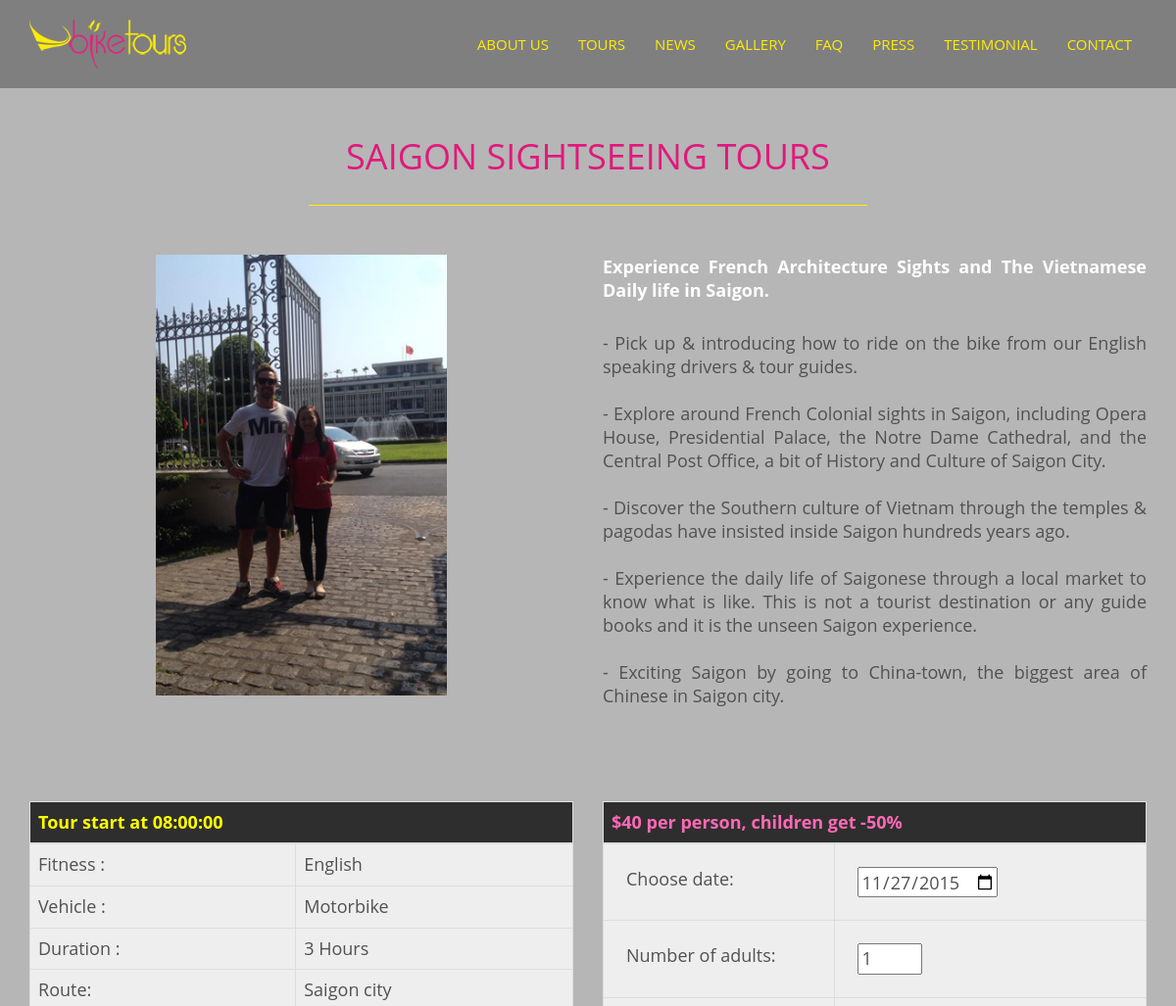
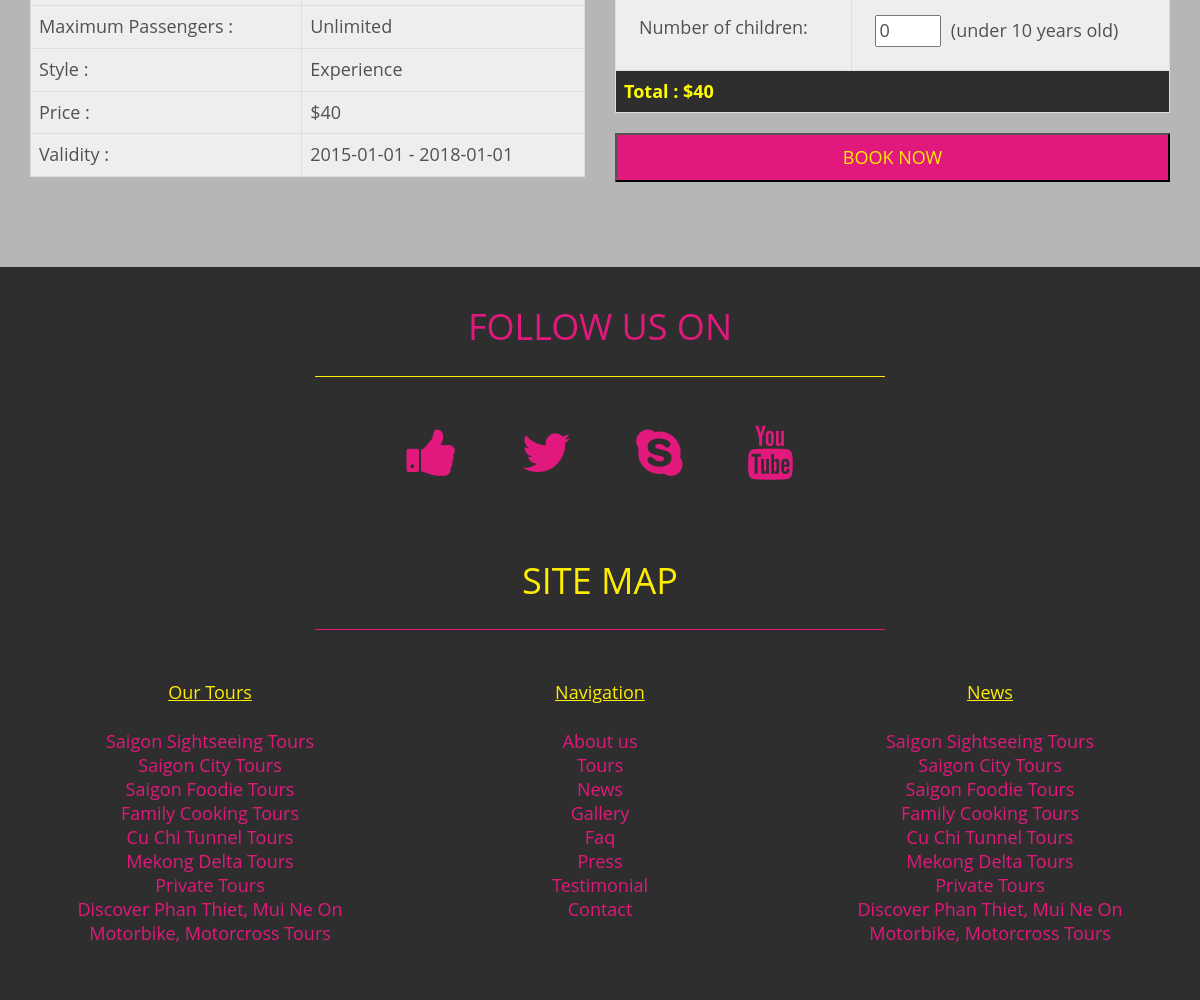
The page /index.php?page=tour&tour_id=1 on the database its author committed (2 pictures, top to bottom).
### tables this page shows
CREATE TABLE IF NOT EXISTS `tour` (
  `id` int(10) unsigned NOT NULL AUTO_INCREMENT,
  `name` varchar(500) NOT NULL,
  `summary` varchar(500) NOT NULL,
  `description` varchar(5000) NOT NULL,
  `fitness` varchar(500) NOT NULL,
  `vehicle` varchar(500) NOT NULL,
  `duration` varchar(500) NOT NULL,
  `style` varchar(500) NOT NULL,
  `route` varchar(5000) NOT NULL,
  `nb_passenger_max` int(11) NOT NULL,
  `price` double NOT NULL,
  `start_time` time NOT NULL,
  `validity_start` date NOT NULL,
  `validity_end` date NOT NULL,
  `picture` varchar(5000) NOT NULL,
  PRIMARY KEY (`id`),
  KEY `id` (`id`)
);

### View/tour.php (called while the page is built)
<?php
include 'View/header.php';
include 'View/sections/tour_section.php';
include 'View/footer.php';
?>

### Controller/tour_ctl.php (called while the page is built)
<?php
$tour_dao=new TourDAO($db);
$id_tour=$_GET['tour_id'];
$tour=$tour_dao->get($id_tour);
include 'View/tour.php';
?>

### Model/Classes/DAO/TourDAO.php (called while the page is built, shortened)
<?php
class TourDAO
{
  private $_db;
  public function get($id)
  {
    $id = (int) $id;
    $query = $this->_db->query('SELECT * FROM tour WHERE id = '.$id);
    $tour_datas = $query->fetch(PDO::FETCH_ASSOC);
    return new Tour($tour_datas);
  }
  public function getList()
  {
    $tours = [];
    $query = $this->_db->query('SELECT * FROM tour ORDER BY id');
    if($query!=null){
    while ($datas = $query->fetch(PDO::FETCH_ASSOC))
    {
      $tours[] = new Tour($datas);
    }
    }
    return $tours;
  }
  public function setDb(PDO $db)
  {
    $this->_db = $db;
  }
}
?>

### Model/Classes/Tour.php (called while the page is built, shortened)
<?php
class Tour {
	private $_id;
	private $_name;
	private $_summary;
	private $_description;
	private $_fitness;
	private $_vehicle;
	private $_duration;
	private $_style;
	private $_route;
	private $_nb_passenger_max;
	private $_price;
	private $_start_time;
	private $_validity_start;
	private $_validity_end;
	private $_picture;
	public function hydrate(array $tour)
	{
		foreach ($tour as $key => $value)
		{
			$method = 'set_'.ucfirst($key);
		}
	}
	public function get_id() {
		return $this->_id;
	}
	public function get_name() {
		return $this->_name;
	}
	public function get_summary() {
		return $this->_summary;
	}
	public function get_description() {
		return $this->_description;
	}
	public function get_fitness() {
		return $this->_fitness;
	}
	public function get_vehicle() {
		return $this->_vehicle;
	}
	public function get_duration() {
		return $this->_duration;
	}
	public function get_style() {
		return $this->_style;
	}
	public function get_route() {
		return $this->_route;
	}
	public function get_nb_passenger_max() {
		return $this->_nb_passenger_max;
	}
	public function get_price() {
		return $this->_price;
	}
	public function get_start_time() {
		return $this->_start_time;
	}
	public function get_validity_start() {
		return $this->_validity_start;
	}
	public function get_validity_end() {
		return $this->_validity_end;
	}
	public function get_picture() {
		return $this->_picture;
	}
	public function set_id($id) {
		$this->_id = $id;
	}
	public function set_name($name) {
		$this->_name = $name;
	}
	public function set_summary($summary) {
		$this->_summary = $summary;
	}
	public function set_description($description) {
		$this->_description = $description;
	}
	public function set_fitness($fitness) {
		$this->_fitness = $fitness;
	}
	public function set_vehicle($vehicle) {
		$this->_vehicle = $vehicle;
	}
	public function set_duration($duration) {
		$this->_duration = $duration;
	}
	public function set_style($style) {
		$this->_style = $style;
	}
	public function set_route($route) {
		$this->_route = $route;
	}
	public function set_nb_passenger_max($nb_passenger_max) {
		$this->_nb_passenger_max = $nb_passenger_max;
	}
	public function set_price($price) {
		$this->_price = $price;
	}
	public function set_start_time($start_time) {
		$this->_start_time = $start_time;
	}
	public function set_validity_start($validity_start) {
		$this->_validity_start = $validity_start;
	}
	public function set_validity_end($validity_end) {
		$this->_validity_end = $validity_end;
	}
	public function set_picture($picture) {
		$this->_picture = $picture;
	}
}
?>

### View/tour_infos.php (the view)
<div id="tour_infos" class="col-xs-12 col-md-11 col-lg-6">
	<div>
		<table id="table_infos_tour" class="table table-bordered">
			<thead>
				<th colspan="2">Tour start at <?php echo $tour->get_start_time();?></th>
			</thead>
			<tbody>
				<tr>
					<td>Fitness :</td>
					<td><?php echo $tour->get_fitness ();?></td>
				</tr>
				<tr>
					<td>Vehicle :</td>
					<td><?php echo $tour->get_vehicle ();?></td>
				</tr>
				<tr>
					<td>Duration :</td>
					<td><?php echo $tour->get_duration ();?></td>
				</tr>
				<tr>
					<td>Route:</td>
					<td><?php echo $tour->get_route ();?></td>
				</tr>
				<tr>
					<td>Maximum Passengers :</td>
					<td><?php
					if ($tour->get_nb_passenger_max () != 0)
						echo $tour->get_nb_passenger_max ();
					else
						echo "Unlimited";?>
					</td>
				</tr>
				<tr>
					<td>Style :</td>
					<td><?php echo $tour->get_style ();?></td>
				</tr>
				<tr>
					<td>Price :</td>
					<td><?php echo "$".$tour->get_price ();?></td>
				</tr>
				<tr>
					<td>Validity :</td>
					<td><?php echo $tour->get_validity_start () . " - " . $tour->get_validity_end ();?></td>
				</tr>
			</tbody>
		</table>
	</div>
</div>

### View/sections/tour_section.php (shortened to what this page needs)
<section id="tour" style="padding-top: 140px;">
	<div class="container">
		<div class="row">
			<div class="sec-title text-center wow animated fadeInDown">
				<h2> <?php echo $tour -> get_name();?> </h2>
			</div>
			<div id="image_tour" class="col-xs-12 col-md-11 col-lg-6">
				<img id="image_tour" alt="<?php echo $tour->get_picture();?>"
					src="img/uploads/tours/<?php echo str_replace(" ", "_",$tour->get_name());?>/<?php echo $tour->get_picture ();?>" />
			</div>
			<div id="summary_tour" class="col-xs-12 col-md-11 col-lg-6">
				<?php
				echo "<b>" . $tour->get_summary () . "</b>";
				?>
			</div>
			<div id="description_tour" class="col-xs-12 col-md-11 col-lg-6">
				<?php
				echo str_replace ( "\n- ", "<BR/><BR/>- ", $tour->get_description () ) . "<BR/><BR/>";
				?>
			</div>
				<?php include 'View/tour_infos.php';?>
				<?php include 'View/booking_form.php';?>
		</div>
	</div>
</section>

### View/booking_form.php (shortened to what this page needs)
<div id="booking" class="col-xs-12 col-md-11 col-lg-6">
	<form method="post" action="index.php?page=cart&action=add">
		<div>
			<table id="table_booking_tour" class="table table-bordered">
				<thead>
					<th colspan="2">$<?php echo $tour->get_price()?> per person, children get -50%</th>
				</thead>
				<tbody>
					<tr>
						<td>Choose date:</td>
						<td><input id="booking_date" name="booking_date" type="date" required="required" value="<?php echo date("Y-m-d");?>" min="<?php echo date("Y-m-d");?>" max="2099-12-31"/></td>
					</tr>
					<tr>
						<td>Number of adults:</td>
						<td><input type="number" id="booking_nb_adults" name="booking_nb_adults" value="1" min="1" max="50" required="required"> </td>
					</tr>
					<tr>
						<td>Number of children:</td>
						<td><input type="number" id="booking_nb_children" name="booking_nb_children" value="0" min="0" max="50"> &nbsp;(under 10 years old)</td>
					</tr>
				</tbody>
				<tfoot>
					<th id="validation_booking" colspan="2">Total :<?php echo " $".$tour->get_price()?></th>
				</tfoot>
			</table>
		</div>
		<button id="submit_booking" name="submit_booking" type="submit"
			class=" btn-pink btn-effect col-xs-12 ">BOOK
			NOW</button>
	</form>
</div>

### View/footer.php (shortened to what this page needs)
</main>
<footer id="footer">
<section id="follow_us_section">
		<div class="container">
			<div class="row" >
				<div class="sec-title text-center wow animated fadeInDown">
					<h2> Follow Us On</h2>
				</div>
				<div id="footer-social" class="footer-social">
					<ul class="footer_list">
						<li class="wow animated zoomIn"><a href="#"><i class="fa fa-thumbs-up fa-3x"></i></a></li>
						<li class="wow animated zoomIn" data-wow-delay="0.4s"><a href="#"><i class="fa fa-twitter fa-3x"></i></a></li>
						<li class="wow animated zoomIn" data-wow-delay="0.8s"><a href="#"><i class="fa fa-skype fa-3x"></i></a></li>
						<li class="wow animated zoomIn" data-wow-delay="1.2s"><a href="#"><i class="fa fa-youtube fa-3x"></i></a></li>
				</ul>
			</div>
</section>
<section id="site_map_section" class="parallax">
<div class="container">
	<div class="row" >
		<div class="sec-title text-center wow animated fadeInDown">
			<h2>SITE MAP</h2>
		</div>
		<div id="tourlinks" class="links col-lg-4 col-md-4 col-xs-12">
				<li><a href="index.php#tours_section" style="text-decoration: underline; color: #feec02;">Our Tours</a></li>
				<p><br/></p>
				<?php
					$tour_dao = new TourDAO($db);
					$tours_list=$tour_dao->getList();
					foreach ( $tours_list as $tour ) {
				?>
				<li><a href="index.php?page=tour&tour_id=<?php echo $tour->get_id() ?>">
				<?php
					echo $tour->get_name () ;
				?>
				</a></li>
				<?php }?>
		</div>
		<div id="navlinks"class="links col-lg-4 col-md-4 col-xs-12">
			<li><a href="#" style="text-decoration: underline; color: #feec02;">Navigation</a></li>
			<p><br/></p>
			<li><a href="index.php#about">About us</a></li>
			<li><a href="index.php#tours_section">Tours</a></li>
			<li><a href="index.php#news">News</a></li>
			<li><a href="index.php#gallery">Gallery</a></li>
			<li><a href="index.php#faq">Faq</a></li>
			<li><a href="index.php#press">Press</a></li>
			<li><a href="index.php#testimonials">Testimonial</a></li>
			<li><a href="index.php#contact">Contact</a></li>
		</div>
		<div id="newslinks"class="links col-lg-4 col-md-4 col-xs-12">
				<li><a href="index.php#news" style="text-decoration: underline; color: #feec02;">News</a></li>
				<p><br/></p>
				<?php
					foreach ( $tours_list as $tour ) {
				?>
				<li><a href="index.php?page=tour&tour_id=<?php echo $tour->get_id() ?>">
				<?php
					echo $tour->get_name () ;
				?>
				</a></li>
				<?php }?>
		</div>
	</div>
</div>
</section>
</footer>
</body>
</html>

### View/css/main.css (style rules this page uses)
body { background-color: #b6b6b6; font-family: 'Open Sans', sans-serif; line-height: 24px; font-size: 18px; color: #515151; }
figure, p, address { margin: 0; }
p { line-height: 25px; }
a { color: #E1197C; -webkit-transition: all 0.3s ease-out 0s; -moz-transition: all 0.3s ease-out 0s; -ms-transition: all 0.3s ease-out 0s; -o-transition: all 0.3s ease-out 0s; transition: all 0.3s ease-out 0s; }
a, a:hover, a:focus, .btn:focus { text-decoration:inherit; outline: none; }
h1, h2, h3, h4, h5, h6, .h1, .h2, .h3, .h4, .h5, .h6 { font-family: 'Open Sans', sans-serif; color: #2e2e2e; }
main > section { padding: 70px 0; }
.btn-pink { background-color: #E1197C; box-shadow: 0 -2px 0 rgba(0, 0, 0, 0.15) inset; padding: 15px 55px; color: #FEEC02; line-height: 15px; }
.btn-effect { vertical-align: middle; box-shadow: 0 0 1px rgba(0, 0, 0, 0); position: relative; display: inline-block; -webkit-transform: translateZ(0); -moz-transform: translateZ(0); -ms-transform: translateZ(0); -o-transform: translateZ(0); transform: translateZ(0); -webkit-backface-visibility: hidden; -moz-backface-visibility: hidden; backface-visibility: hidden; -webkit-transition-property: color; -moz-transition-property: color; -ms-transition-property: color; transition-property: color; -webkit-transition-duration: 0.3s; -moz-transition-duration: 0.3s; -ms-transition-duration: 0.3s; transition-duration: 0.3s; -moz-osx-font-smoothing: grayscale; }
.btn-effect:before { content: ""; position: absolute; z-index: -1; top: 0; left: 0; right: 0; bottom: 0; background: #FF69B4; -webkit-transform: scaleX(0); -moz-transform: scaleX(0); -ms-transform: scaleX(0); transform: scaleX(0); -webkit-transform-origin: 0 50%; -moz-transform-origin: 0 50%; -ms-transform-origin: 0 50%; transform-origin: 0 50%; -webkit-transition-property: transform; -moz-transition-property: transform; -ms-transition-property: transform; transition-property: transform; -webkit-transition-duration: 0.3s; -moz-transition-duration: 0.3s; -ms-transition-duration: 0.3s; transition-duration: 0.3s; -webkit-transition-timing-function: ease-out; -moz-transition-timing-function: ease-out; -ms-transition-timing-function: ease-out; transition-timing-function: ease-out; }
.sec-title { margin-bottom: 50px; padding: 0 15px; }
.sec-title h2 { font-size: 36px; margin: 0 0 30px; padding-bottom: 30px; position: relative; text-transform: uppercase; color: #E1197C; }
.sec-title h2:after { border-bottom: 1px solid #FEEC02; content: ""; display: block; left: 25%; bottom: 0; position: absolute; width: 50%; }
.parallax { background-attachment: fixed; background-position: center top; background-repeat: no-repeat; background-size: cover; }
.parallax h2 { color: #FEEC02; }
.parallax h2:after { border-bottom: 1px solid #E1197C; }
#footer { background-color: #2E2E2E; padding: 40px 0 40px; color: #fff; }
#footer .links { padding-bottom: 15px; }
#follow_us_section { padding-bottom: 70px; }
#footer li { list-style-type: none; text-align: center; }
#footer-social { width: 50%; margin-left: 25%; }
.footer-social ul { padding: 0 30px; text-align: center; }
.footer-social ul li { display: inline-block; margin: 0 30px; text-align: center; }

### View/css/tour.css (style rules this page uses)
#tour .sec-title h2 { color: #E1197C; }
#tour .sec-title h2:after { border-bottom: 1px solid #FEEC02; content: ""; display: block; left: 25%; bottom: 0; position: absolute; width: 50%; }
#image_tour { text-align: center; }
#image_tour>img { vertical-align: middle; max-width: 100%; margin-bottom: 30px; max-height: 450px; }
#description_tour { margin-top: 30px; margin-bottom: 30px; height: 450px; overflow:auto; text-align: justify; }
#summary_tour { max-height: 50px; text-align: justify; color: #FFF; }
#tour th { background-color: #2e2e2e; }
#tour td { background-color: #eee; }
#table_infos_tour th { color: yellow!important; }

### View/css/booking_form.css (style rules this page uses)
#booking_date { height: 31px; }
#table_booking_tour th { color: #FF69B4; }
#table_booking_tour td { padding: 23px; }
#validation_booking { color: yellow!important; }

### View/css/cart.css (style rules this page uses)
#cart_table th, td { padding-left: 10px; padding-right: 10px; }

### rows shown on the page
tour: name "SAIGON SIGHTSEEING TOURS", picture (picture), summary "Experience French Architecture Sights and The Vietnamese Daily life in Saigon.", description "- Pick up & introducing how to ride on the bike from our English speaking drivers & tour guides. - Explore around French Colonial sights in Saigon, including Opera House, Presidential Palace, the Notre Dame Cathedral, and the Central Post Office, a bit of History and Culture of Saigon City. - Discover the Southern culture of Vietnam through the temples & pagodas have insisted inside Saigon hundreds years ago. - Experience the daily life of Saigonese through a local market to know what is like. This is not a tourist destination or any guide books and it is the unseen Saigon experience. - Exciting Saigon by going to China-town, the biggest area of Chinese in Saigon city.", start_time "08:00:00", fitness "English", vehicle "Motorbike", duration "3 Hours", route "Saigon city", style "Experience", price "40", validity_start "2015-01-01", validity_end "2018-01-01", name "Saigon Sightseeing Tours"
tour: name "Saigon City Tours"
tour: name "Saigon Foodie Tours"
tour: name "Family Cooking Tours"
tour: name "Cu Chi Tunnel Tours"
tour: name "Mekong Delta Tours"
tour: name "Private Tours"
tour: name "Discover Phan Thiet, Mui Ne On Motorbike, Motorcross Tours"
